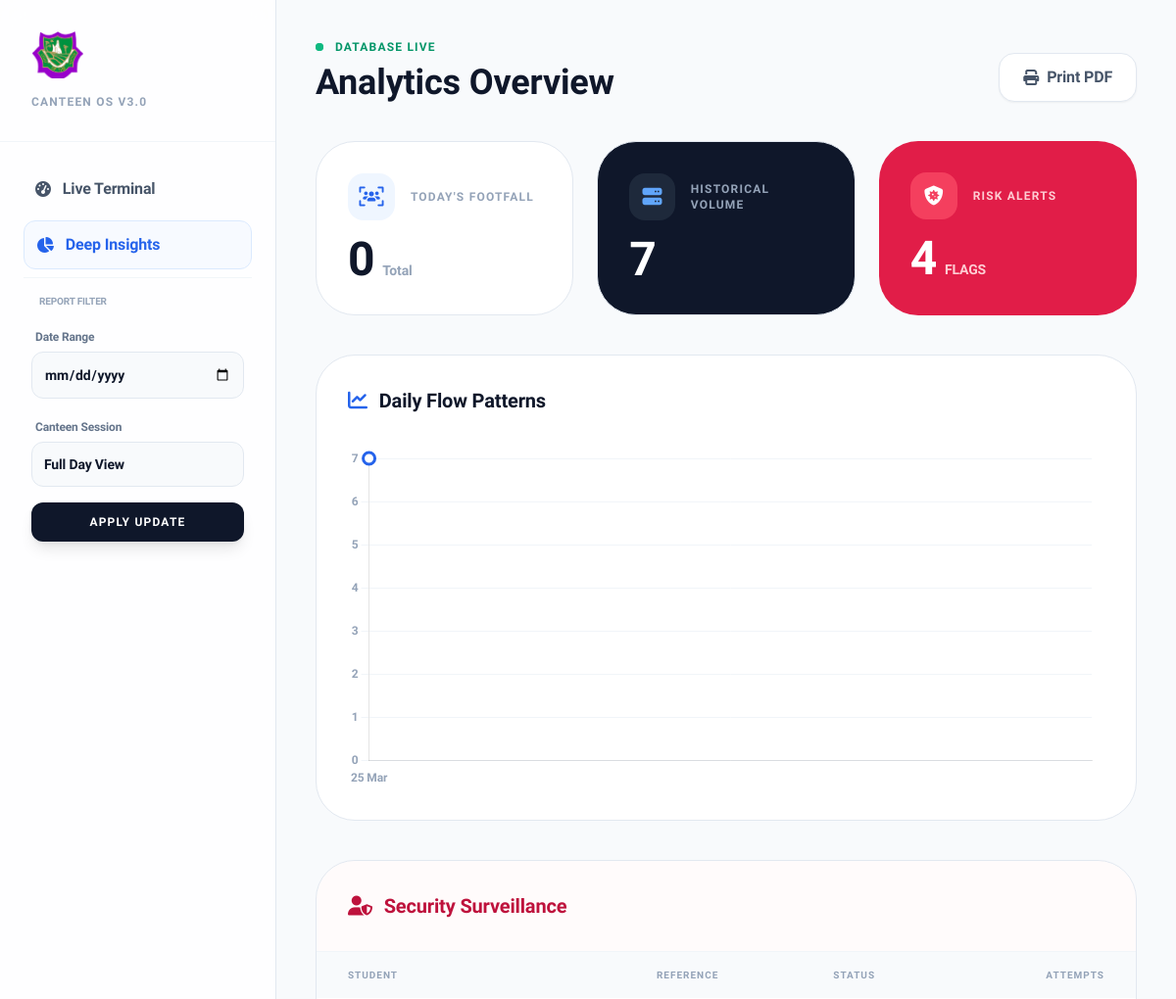
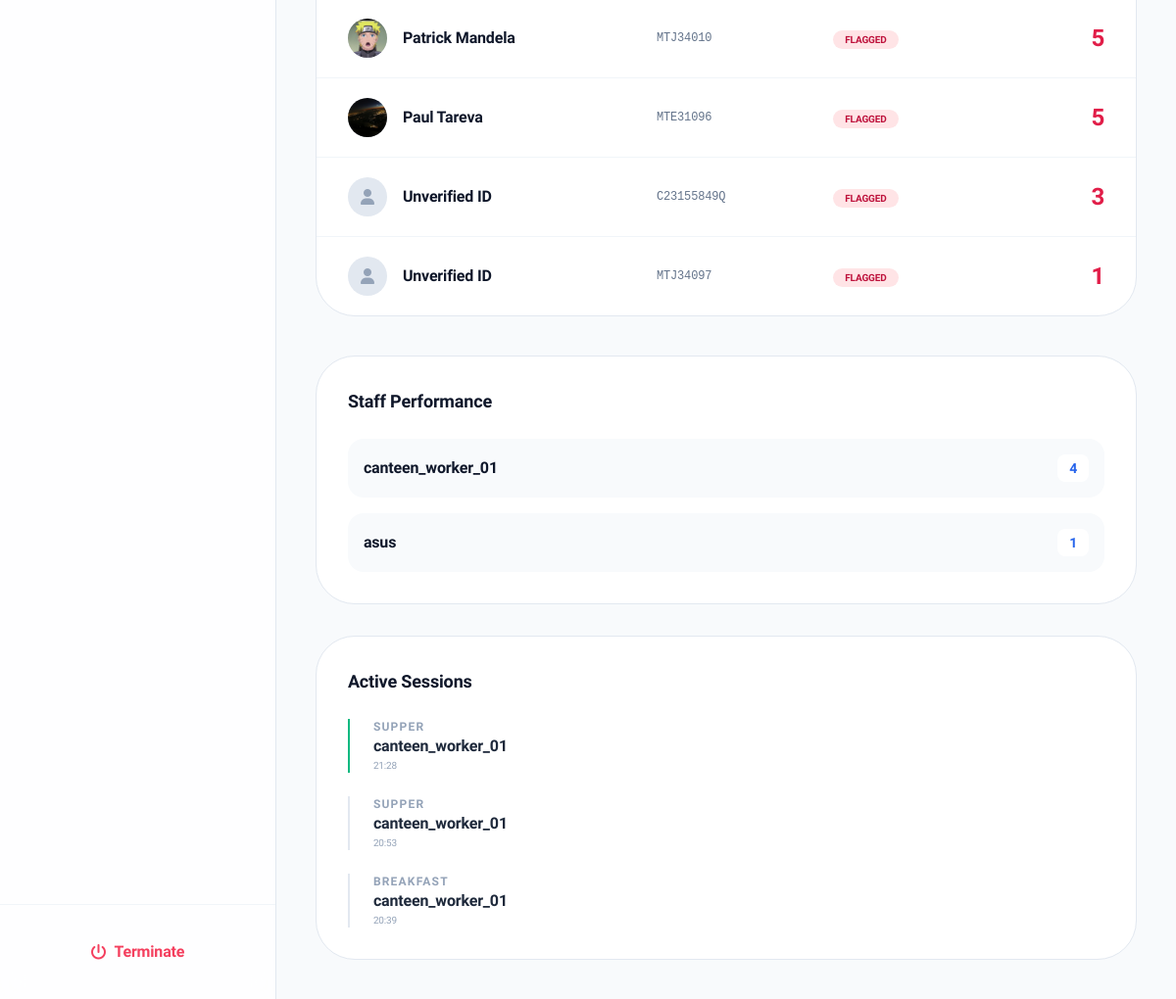
Before: /canteen/analytics/ (signed in) with the older database file (2 pictures, top to bottom).
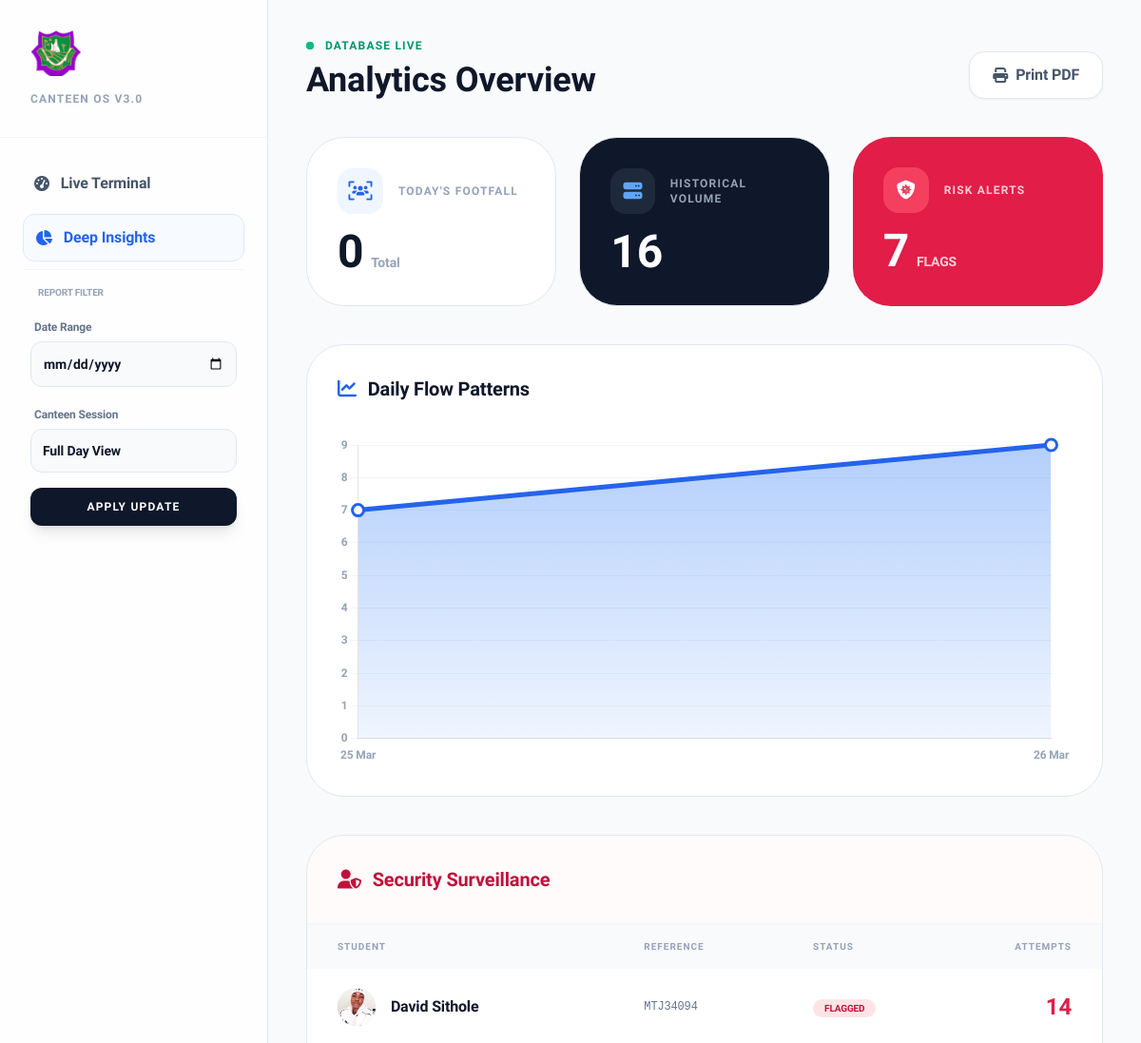
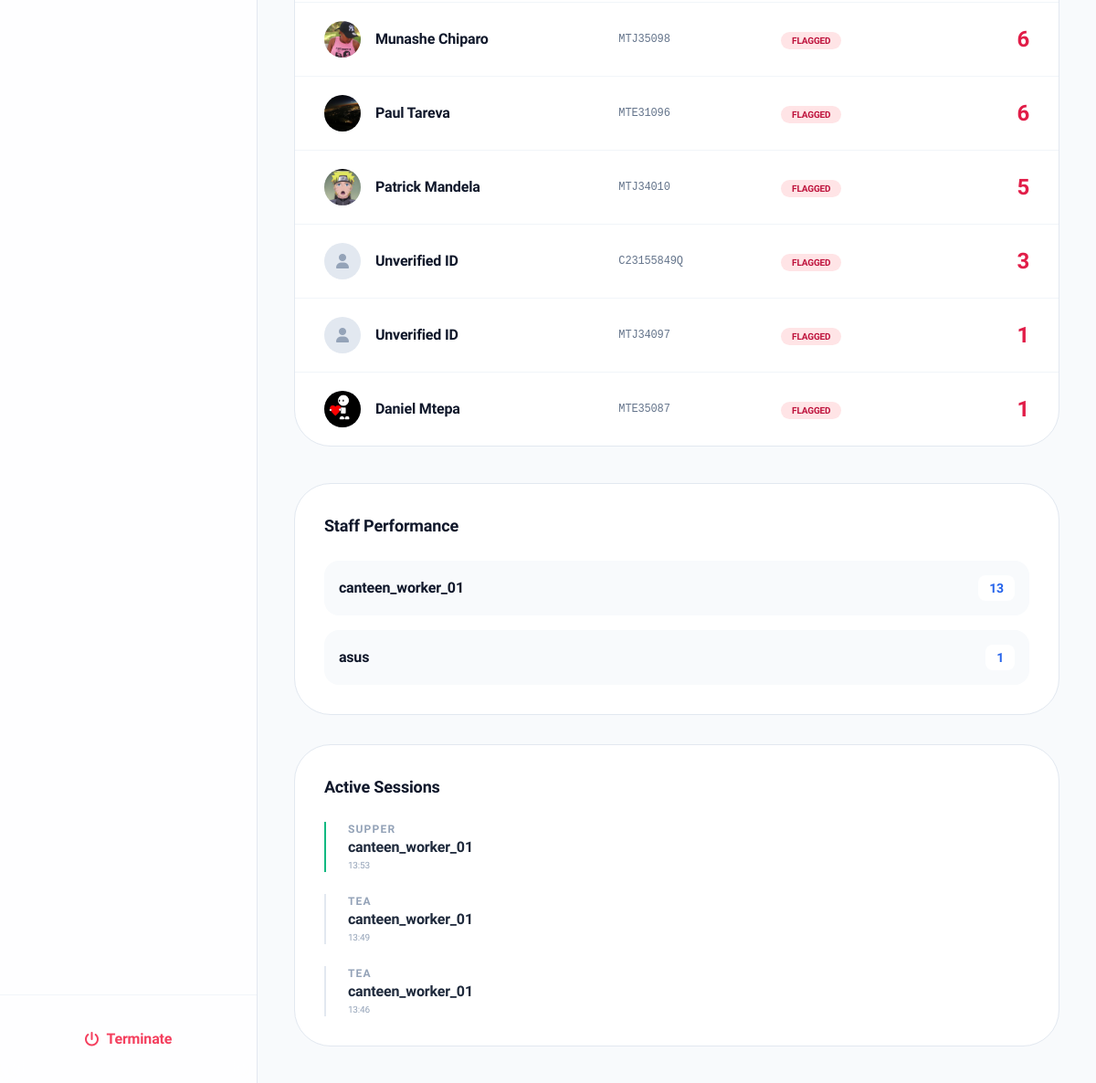
After: the same page with the newer database file (2 pictures, top to bottom).
### canteen/models.py (models this page shows, shortened)
class Student(models.Model):
    full_name = models.CharField(max_length=100)
    student_id = models.CharField(max_length=20, unique=True)
    student_intake = models.CharField(max_length=100)
    qr_code_data = models.CharField(max_length=255, unique=True, blank=True)
    photo = models.ImageField(upload_to='student_photos/', default='logo.png')
    is_active = models.BooleanField(default=True)

class CheatAttempt(models.Model):
    student = models.ForeignKey(Student, on_delete=models.CASCADE, null=True, blank=True)
    invalid_qr = models.CharField(max_length=255, null=True, blank=True) # For non-existent IDs
    meal_type = models.CharField(max_length=50)
    attempt_time = models.DateTimeField(auto_now_add=True)
    reason = models.CharField(max_length=100) # e.g., "Already Eaten" or "Invalid ID"

class CanteenSession(models.Model):
    MEAL_CHOICES = [
        ('Breakfast', 'Breakfast'),
        ('Tea', 'Tea'),
        ('Lunch', 'Lunch'),
        ('Supper', 'Supper'),
    ]
    staff_member = models.ForeignKey(User, on_delete=models.CASCADE)
    meal_type = models.CharField(max_length=20, choices=MEAL_CHOICES)
    start_time = models.DateTimeField(auto_now_add=True)
    is_active = models.BooleanField(default=True)

### canteen/views.py (the view)
# urls.py: path('analytics/', views.analytics_view, name='analytics'),
@login_required
def analytics_view(request):
    date_filter = request.GET.get('date')
    session_filter = request.GET.get('session')
    logs = MealLog.objects.all()
    sessions = CanteenSession.objects.all().order_by('-start_time')
    if date_filter:
        logs = logs.filter(timestamp__date=date_filter)
        sessions = sessions.filter(start_time__date=date_filter)
    if session_filter:
        logs = logs.filter(meal_type=session_filter)
        sessions = sessions.filter(meal_type=session_filter)
    for s in sessions:
        s.total_scans = MealLog.objects.filter(
            meal_type=s.meal_type,
            timestamp__date=s.start_time.date()
        ).count()
    daily_data = logs.annotate(date=TruncDate('timestamp')) \
        .values('date') \
        .annotate(count=Count('id')) \
        .order_by('date')
    top_cheaters = CheatAttempt.objects.values(
    'student__full_name',
    'student__student_id',
    'student__photo',
    'invalid_qr'  # <--- MUST INCLUDE THIS HERE
    ).annotate(
    attempts=Count('id')
    ).order_by('-attempts')[:10]
    recent_cheats = CheatAttempt.objects.select_related('student').order_by('-attempt_time')[:10]
    staff_stats = CanteenSession.objects.values('staff_member__username') \
        .annotate(session_count=Count('id')) \
        .order_by('-session_count')
    context = {
        'labels': json.dumps([d['date'].strftime("%d %b") for d in daily_data]),
        'counts': json.dumps([d['count'] for d in daily_data]),
        'session_history': sessions,
        'staff_data': staff_stats,
        'total_today': MealLog.objects.filter(timestamp__date=timezone.now().date()).count(),
        'total_all_time': MealLog.objects.count(),
        'top_cheaters': top_cheaters,
        'recent_cheats': recent_cheats,
        'total_cheats_today': CheatAttempt.objects.filter(attempt_time__date=timezone.now().date()).count(),
        'meal_choices': ['Breakfast', 'Tea', 'Lunch', 'Supper'],
    }
    return render(request, 'canteen/analytics.html', context)

### canteen/templates/canteen/analytics.html (shortened to what the changed rows need)
{% load static %}
<!DOCTYPE html>
<html lang="en">
<head>
    <script src="https://cdn.tailwindcss.com"></script>
    <link rel="stylesheet" href="https://cdnjs.cloudflare.com/ajax/libs/font-awesome/6.4.0/css/all.min.css">
</head>
<body class="flex min-h-screen">
    <aside class="w-72 sidebar-blur flex-col hidden lg:flex no-print sticky top-0 h-screen">
        <div class="p-8 border-b border-slate-100">
            <h2 class="text-xs font-black text-slate-400 uppercase tracking-widest">Canteen OS v3.0</h2>
        </div>
    </aside>
    <main class="flex-grow p-4 md:p-10">
        <header class="flex flex-col md:flex-row justify-between items-end mb-10 gap-6">
            <div class="flex-grow">
                <h1 class="text-4xl font-extrabold text-slate-900">Analytics Overview</h1>
            </div>
        </header>
        <div class="grid grid-cols-1 md:grid-cols-3 gap-6 mb-10">
            <div class="data-card p-8 rounded-[2.5rem] bg-slate-900 text-white">
                <div class="flex items-baseline gap-2">
                    <span class="text-5xl font-extrabold">{{ total_all_time }}</span>
                </div>
            </div>
            <div class="data-card p-8 rounded-[2.5rem] bg-rose-600 text-white border-none">
                <div class="flex items-baseline gap-2">
                    <span class="text-5xl font-extrabold">{{ top_cheaters.count }}</span>
                    <span class="text-sm font-bold text-rose-200 uppercase">Flags</span>
                </div>
            </div>
        </div>
        <div class="grid grid-cols-1 xl:grid-cols-12 gap-10">
            <div class="xl:col-span-8 space-y-10">
                <div class="data-card p-8 rounded-[2.5rem]">
                    <div class="h-[350px]">
                        <canvas id="attendanceChart"></canvas>
                    </div>
                </div>
                <div class="data-card rounded-[2.5rem] overflow-hidden">
                    <div class="overflow-x-auto">
                        <table class="w-full text-left">
                            <thead class="bg-slate-50 text-[10px] font-black text-slate-400 uppercase tracking-widest">
                                <tr>
                                    <th class="px-8 py-4">Student</th>
                                    <th class="px-8 py-4">Reference</th>
                                    <th class="px-8 py-4">Status</th>
                                    <th class="px-8 py-4 text-right">Attempts</th>
                                </tr>
                            </thead>
                            <tbody class="divide-y divide-slate-100">
                                {% for cheat in top_cheaters %}
                                <tr class="hover:bg-rose-50/50 transition-colors">
                                    <td class="px-8 py-5">
                                        <div class="flex items-center gap-4">
                                            <div class="w-10 h-10 rounded-full bg-slate-200 overflow-hidden ring-2 ring-white">
                                                {% if cheat.student__photo %}
                                                    <img src="/media/{{ cheat.student__photo }}" class="object-cover w-full h-full">
                                                {% else %}
                                                    <i class="fa-solid fa-user text-slate-400 flex items-center justify-center h-full"></i>
                                                {% endif %}
                                            </div>
                                            <span class="font-bold text-slate-900">{{ cheat.student__full_name|default:"Unverified ID" }}</span>
                                        </div>
                                    </td>
                                    <td class="px-8 py-5 font-mono text-xs text-slate-500">{{ cheat.student__student_id|default:cheat.invalid_qr }}</td>
                                    <td class="px-8 py-5">
                                        <span class="px-3 py-1 rounded-full bg-rose-100 text-rose-700 text-[10px] font-black">FLAGGED</span>
                                    </td>
                                    <td class="px-8 py-5 text-right font-black text-2xl text-rose-600">{{ cheat.attempts }}</td>
                                </tr>
                                {% empty %}
                                <tr><td colspan="4" class="p-20 text-center text-slate-400 font-bold italic">No active violations detected.</td></tr>
                                {% endfor %}
                            </tbody>
                        </table>
                    </div>
                </div>
            </div>
            <div class="xl:col-span-4 space-y-8">
                <div class="data-card p-8 rounded-[2.5rem]">
                    <div class="space-y-4 custom-scrollbar overflow-y-auto max-h-[400px]">
                        {% for item in staff_data %}
                        <div class="flex items-center justify-between p-4 bg-slate-50 rounded-2xl group hover:bg-blue-600 hover:text-white transition-all">
                            <span class="font-bold">{{ item.staff_member__username }}</span>
                            <span class="bg-white text-blue-600 px-3 py-1 rounded-lg font-black text-sm group-hover:bg-blue-500 group-hover:text-white transition-colors">
                                {{ item.session_count }}
                            </span>
                        </div>
                        {% endfor %}
                    </div>
                </div>
                <div class="data-card p-8 rounded-[2.5rem]">
                    <div class="space-y-6">
                        {% for s in session_history|slice:":3" %}
                        <div class="relative pl-6 border-l-2 {% if s.is_active %}border-emerald-500{% else %}border-slate-200{% endif %}">
                            <p class="text-xs font-black text-slate-400 uppercase tracking-widest">{{ s.meal_type }}</p>
                            <p class="font-bold text-slate-800">{{ s.staff_member.username }}</p>
                            <p class="text-[10px] text-slate-400">{{ s.start_time|date:"H:i" }}</p>
                        </div>
                        {% endfor %}
                    </div>
                </div>
            </div>
        </div>
    </main>
    <script>
        const ctx = document.getElementById('attendanceChart').getContext('2d');
        const blueGradient = ctx.createLinearGradient(0, 0, 0, 400);
        blueGradient.addColorStop(0, 'rgba(59, 130, 246, 0.4)');
        blueGradient.addColorStop(1, 'rgba(59, 130, 246, 0)');
        new Chart(ctx, {
            type: 'line',
            data: {
                labels: {{ labels|safe }},
                datasets: [{
                    label: 'Volume',
                    data: {{ counts|safe }},
                    borderColor: '#2563eb',
                    backgroundColor: blueGradient,
                    borderWidth: 5,
                    pointBackgroundColor: '#fff',
                    pointBorderColor: '#2563eb',
                    pointBorderWidth: 3,
                    pointRadius: 6,
                    pointHoverRadius: 10,
                    tension: 0.4,
                    fill: true
                }]
            },
            options: {
                responsive: true,
                maintainAspectRatio: false,
                plugins: { legend: { display: false } },
                scales: {
                    y: {
                        beginAtZero: true,
                        grid: { color: '#f1f5f9', borderDash: [5, 5] },
                        ticks: { font: { family: 'Plus Jakarta Sans', weight: 'bold' }, color: '#94a3b8' }
                    },
                    x: {
                        grid: { display: false },
                        ticks: { font: { family: 'Plus Jakarta Sans', weight: 'bold' }, color: '#94a3b8' }
                    }
                }
            }
        });
    </script>
</body>
</html>

Changed rows visible on the page:
no longer on this page (row edited): CanteenSession: meal_type "SUPPER", staff_member.username "canteen_worker_01", start_time "21:28", is_active True (drawn)
no longer on this page (row unchanged): CanteenSession: meal_type "SUPPER", staff_member.username "canteen_worker_01", start_time "20:53"
no longer on this page (row unchanged): CanteenSession: meal_type "BREAKFAST", staff_member.username "canteen_worker_01", start_time "20:39"
now on this page (row unchanged): Student: shows a picture, student__full_name "David Sithole", student__student_id "MTJ34094", attempts "14"
now on this page (row unchanged): Student: shows a picture, student__full_name "Munashe Chiparo", student__student_id "MTJ35098", attempts "6"
shown differently, row unchanged: Student "Paul Tareva": attempts "5" → "6"; moves up the list
now on this page (row unchanged): Student: shows a picture, student__full_name "Daniel Mtepa", student__student_id "MTE35087", attempts "1"
added CanteenSession: meal_type "SUPPER", staff_member.username "canteen_worker_01", start_time "13:53", is_active True (drawn)
added CanteenSession: meal_type "TEA", staff_member.username "canteen_worker_01", start_time "13:49"
added CanteenSession: meal_type "TEA", staff_member.username "canteen_worker_01", start_time "13:46"
Other visible differences:
{{ total_all_time }}: "7" → "16"
{{ top_cheaters.count }}: "4" → "7"
chart data {{ counts|safe }}: [7] → [7, 9]
new list line: "canteen_worker_01 13"
list line gone: "canteen_worker_01 4"
